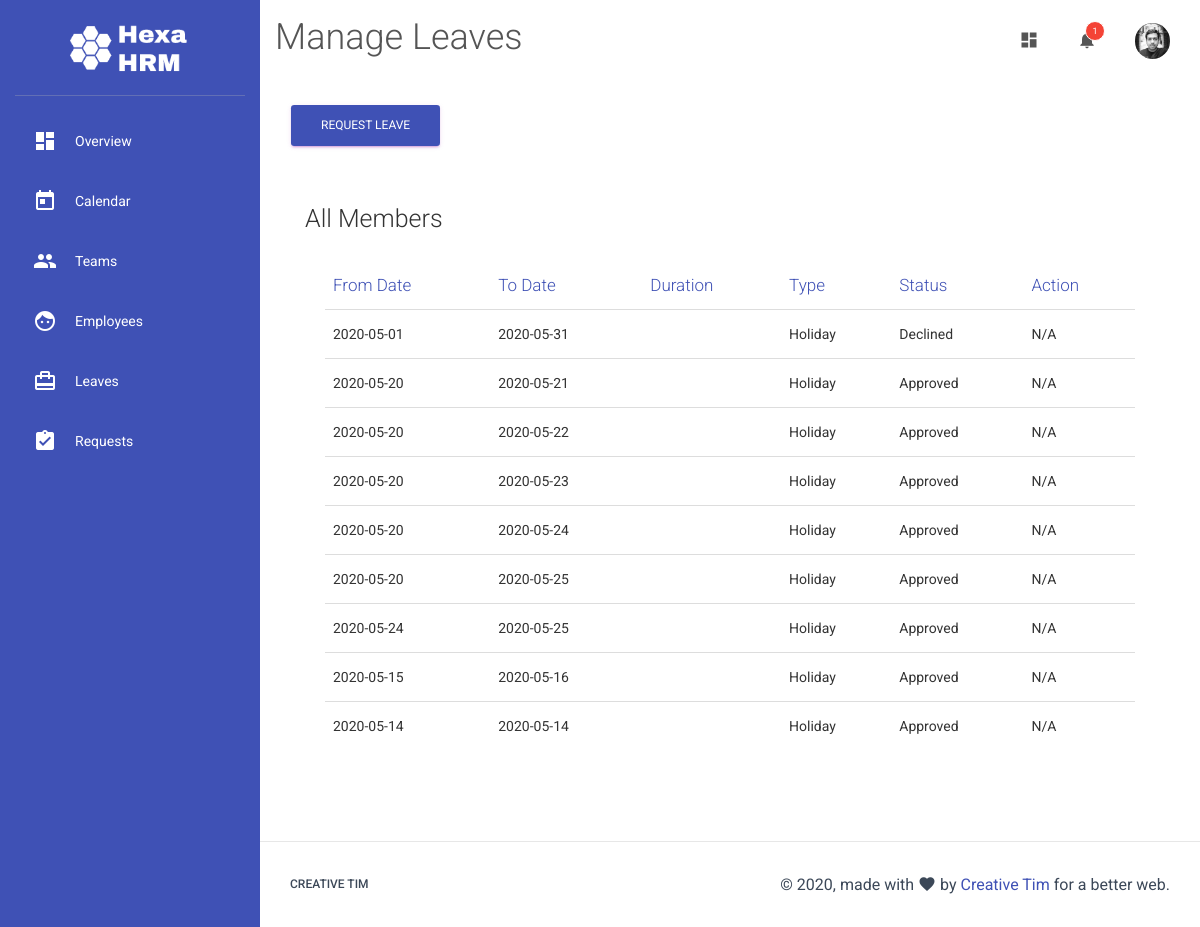
Page /leaves/ (signed in) on the committed database.
### main.py (models this page shows)
class User(db.Model):
    id = db.Column(db.Integer, primary_key=True)
    name = db.Column(db.String(150), nullable=False)
    email = db.Column(db.String,nullable=False)
    phone = db.Column(db.String)
    whatsapp = db.Column(db.Boolean)
    title = db.Column(db.String)
    role = db.Column(db.Integer)
    annual_leaves = db.Column(db.String)
    team_id = db.Column(db.Integer, db.ForeignKey("team.id"))
    password = db.Column(db.String)
    dob = db.Column(db.Date)
    blood_group = db.Column(db.String)
    doj = db.Column(db.Date)
    pay = db.Column(db.Integer)
    address = db.Column(db.String)
    secondary_contact_name = db.Column(db.String)
    secondary_contact_relation = db.Column(db.String)
    secondary_contact_phone = db.Column(db.String)
    origin_country = db.Column(db.String)
    diet_type = db.Column(db.String)
    drinking = db.Column(db.Boolean)
    marital_status = db.Column(db.String)
    dp = db.Column(db.String, default="default.png")
    leaves = db.relationship("Leave",backref="requested_by")

class Leave(db.Model):
    id = db.Column(db.Integer, primary_key=True)
    user_id = db.Column(db.Integer, db.ForeignKey("user.id"))
    category = db.Column(db.String, nullable=False)
    created_date = db.Column(db.Date)
    from_date = db.Column(db.Date)
    to_date = db.Column(db.Date)
    message = db.Column(db.String)

### main.py (the view)
@app.route('/leaves/', methods=["GET","POST"])
def leaves():
    if request.method == "POST":
        from_date = datetime.strptime(request.form['from'],'%Y-%m-%d').date()
        to_date = datetime.strptime(request.form['to'],'%Y-%m-%d').date()
        category = request.form['category']
        message = request.form['message']
        created_date = date.today()
        leave_req = Leave(user_id=g.user.id,category=category,created_date=created_date,from_date=from_date,to_date=to_date,message=message)
        db.session.add(leave_req)
        db.session.commit()
        length = count_leaves(from_date,to_date)
        user = User.query.get(g.user.id)
        user.annual_leaves = int(user.annual_leaves) - length
        db.session.commit()
        admins = User.query.filter_by(role=3).all()
        for user in admins:
            send_request_mail(from_date,to_date,category,user)
        return render_template("leaves.html", response=response("s1"))
    else:
        return render_template("leaves.html")

### main.py (called while the page is built)
@app.before_request
def before_request():
    g.user = None
    if "uid" in session:
        login_user = User.query.get(session["uid"])
        if login_user and login_user.team_id == session["td"] and bcrypt.check_password_hash(session["sk"], login_user.name):
            g.user = login_user

### templates/leaves.html (shortened to what this page needs)
{% extends "template.html" %}
{% block heading %}
<h2>Manage Leaves</h2>
{% endblock %}
{% block content %}
<button type="button" class="btn btn-primary" data-toggle="modal" data-target="#add-leave">
  Request Leave
</button>
<div class="col-md-12">
  <div class="card">
    <h3>All Members</h3>
    <div class="card-body">
      <div class="table-responsive">
        <table class="table">
          <thead class=" text-primary">
            <tr>
            <th>From Date</th>
            <th>To Date</th>
            <th>Duration</th>
            <th>Type</th>
            <th>Status</th>
            <th>Action</th>
          </tr></thead>
          <tbody>
            {% for leave in g.user.leaves|sort(attribute='id', reverse = True) %}
            <tr>
              <td>{{leave.from_date.strftime('%Y-%m-%d')}}</td>
              <td>{{leave.to_date.strftime('%Y-%m-%d')}}</td>
              <td></td>
              <td>{% if leave.category == "1" %}
                    Holiday
                  {% else %}
                    Sick
                  {% endif %}
              </td>
              <td>
              {% if leave.action[0] %}
                {% if leave.action[0].status == 1 %}
                  Approved
                {% else %}
                  Declined
                {% endif %}
              {% else %}
                Pending
              {% endif %}
              </td>
              <td>
              {% if not leave.action[0] %}
                <button type="button" rel="tooltip" class="btn btn-sm btn-danger" data-original-title="" title="">
                    <i class="material-icons">close</i> Cancel
                  <div class="ripple-container"></div></button>
              {% else %}
                N/A
              {% endif %}
              </td>
            </tr>
            {% endfor %}
          </tbody>
        </table>
      </div>
    </div>
  </div>
</div>
{% endblock %}

### templates/template.html (shortened to what this page needs)
<!doctype html>
<html lang="en">
<head>
  <link rel="stylesheet" href="https://maxcdn.bootstrapcdn.com/font-awesome/latest/css/font-awesome.min.css">
  <link href="{{ url_for('static', filename='css/material-dashboard.css') }}" rel="stylesheet" />
  <link href="{{ url_for('static', filename='css/custom.css') }}" rel="stylesheet" />
  <link rel="stylesheet" href="//cdnjs.cloudflare.com/ajax/libs/fullcalendar/3.3.0/fullcalendar.min.css" />
</head>
<body>
  <div class="wrapper ">
    <div class="sidebar" data-color="azure" data-background-color="white">
      <div class="logo">
        <img src="/static/img/logo.png">
      </div>
      <div class="sidebar-wrapper">
        <ul class="nav">
        {% if g.user == None %}
          <li class="nav-item">
            <a class="nav-link" href="/sign-in/">
              <i class="material-icons">lock</i>
              <p>Login</p>
            </a>
          </li>
          <li class="nav-item">
            <a class="nav-link" href="/start/">
              <i class="material-icons">dashboard</i>
              <p>Start</p>
            </a>
          </li>
        {% else %}
          <li class="nav-item">
            <a class="nav-link" href="/">
              <i class="material-icons">dashboard</i>
              <p>Overview</p>
            </a>
          </li>
          <li class="nav-item">
            <a class="nav-link" href="/calendar/">
              <i class="material-icons">today</i>
              <p>Calendar</p>
            </a>
          </li>
          <li class="nav-item">
            <a class="nav-link" href="/teams/">
              <i class="material-icons">group</i>
              <p>Teams</p>
            </a>
          </li>
          <li class="nav-item">
            <a class="nav-link" href="/employees/">
              <i class="material-icons">face</i>
              <p>Employees</p>
            </a>
          </li>
          <li class="nav-item">
            <a class="nav-link" href="/leaves/">
              <i class="material-icons">card_travel</i>
              <p>Leaves</p>
            </a>
          </li>
          <li class="nav-item">
            <a class="nav-link" href="/requests/">
              <i class="material-icons">assignment_turned_in</i>
              <p>Requests</p>
            </a>
          </li>
        {% endif %}
        </ul>
      </div>
    </div>
    <div class="main-panel">
      <nav class="navbar navbar-expand-lg navbar-transparent navbar-absolute fixed-top ">
        <div class="container-fluid">
          <div class="navbar-wrapper">
            {% block heading %}
            {% endblock %}
          </div>
          <div class="collapse navbar-collapse justify-content-end">
            {% if session%}
            <ul class="navbar-nav">
              <li class="nav-item">
                <a class="nav-link" href="javascript:;">
                  <i class="material-icons">dashboard</i>
                </a>
              </li>
              <li class="nav-item dropdown">
                <a class="nav-link" href="http://example.com" id="navbarDropdownMenuLink" data-toggle="dropdown" aria-haspopup="true" aria-expanded="false">
                  <i class="material-icons">notifications</i>
                  <span class="notification">1</span>
                </a>
              </li>
              <li class="nav-item dropdown">
                <a class="nav-link" href="javascript:;" id="navbarDropdownProfile" data-toggle="dropdown" aria-haspopup="true" aria-expanded="false">
                  <img class="img nav-icon" src="/static/img/users/{{g.user.dp}}">
                <div class="ripple-container"></div></a>
              </li>
            </ul>
            {% endif %}
          </div>
        </div>
      </nav>
      <div class="content">
        <div class="container-fluid">
          {% block content %}
          {% endblock %}
        </div>
      </div>
      <footer class="footer">
        <div class="container-fluid">
          <nav class="float-left">
            <ul>
              <li>
                <a href="https://www.creative-tim.com">
                  Creative Tim
                </a>
              </li>
            </ul>
          </nav>
          <div class="copyright float-right">
            &copy;
            , made with <i class="material-icons">favorite</i> by
            <a href="https://www.creative-tim.com" target="_blank">Creative Tim</a> for a better web.
          </div>
        </div>
      </footer>
    </div>
  </div>
</body>
</html>

### static/css/custom.css (style rules this page uses)
.sidebar { background: #3F51B5; color:white; box-shadow: none !important; }
body { background-color: #fff; font-weight: 400; }
.sidebar .nav li a, .sidebar .nav li .dropdown-menu a { color: #ffffff !important; }
.card, .card-profile .card-avatar { box-shadow: none !important; }
.sidebar .logo img { max-width: 120px; margin: 0 auto; display: block; }
.sidebar .nav i { color: #ffffff; }
img.img.nav-icon { max-width: 35px; border-radius: 100%; }

### rows in the picture
User: user.dp (picture)
Leave: from_date "2020-05-01", to_date "2020-05-31", category "Holiday", shows "Declined"
Leave: from_date "2020-05-20", to_date "2020-05-21", category "Holiday", shows "Approved"
Leave: from_date "2020-05-20", to_date "2020-05-22", category "Holiday", shows "Approved"
Leave: from_date "2020-05-20", to_date "2020-05-23", category "Holiday", shows "Approved"
Leave: from_date "2020-05-20", to_date "2020-05-24", category "Holiday", shows "Approved"
Leave: from_date "2020-05-20", to_date "2020-05-25", category "Holiday", shows "Approved"
Leave: from_date "2020-05-24", to_date "2020-05-25", category "Holiday", shows "Approved"
Leave: from_date "2020-05-15", to_date "2020-05-16", category "Holiday", shows "Approved"
Leave: from_date "2020-05-14", to_date "2020-05-14", category "Holiday", shows "Approved"
